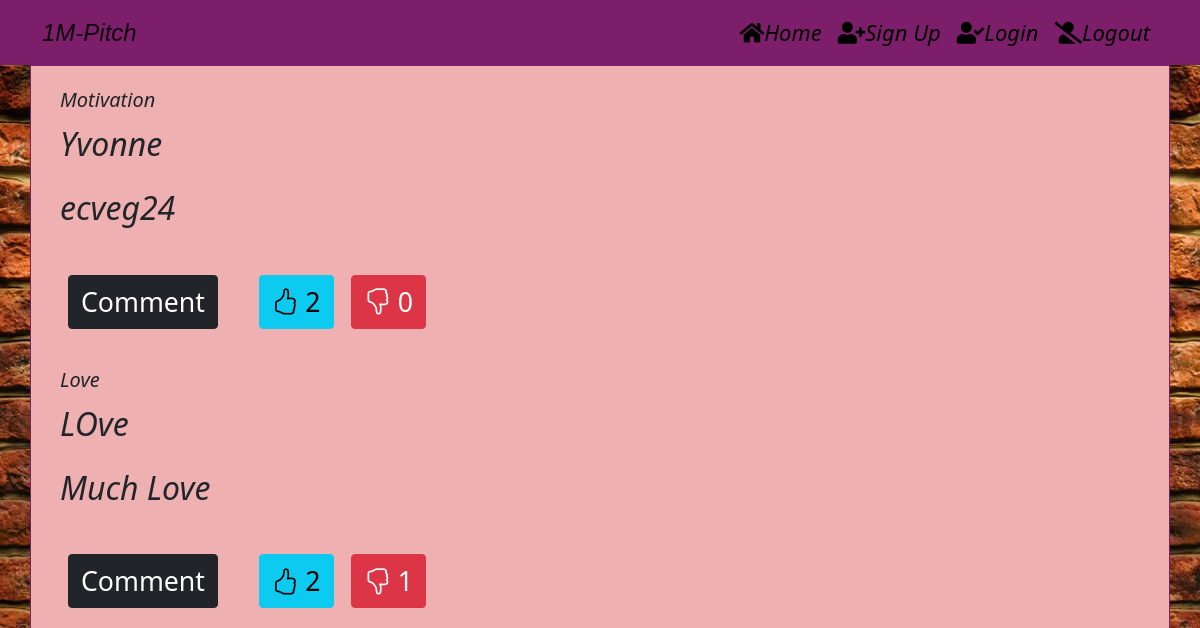
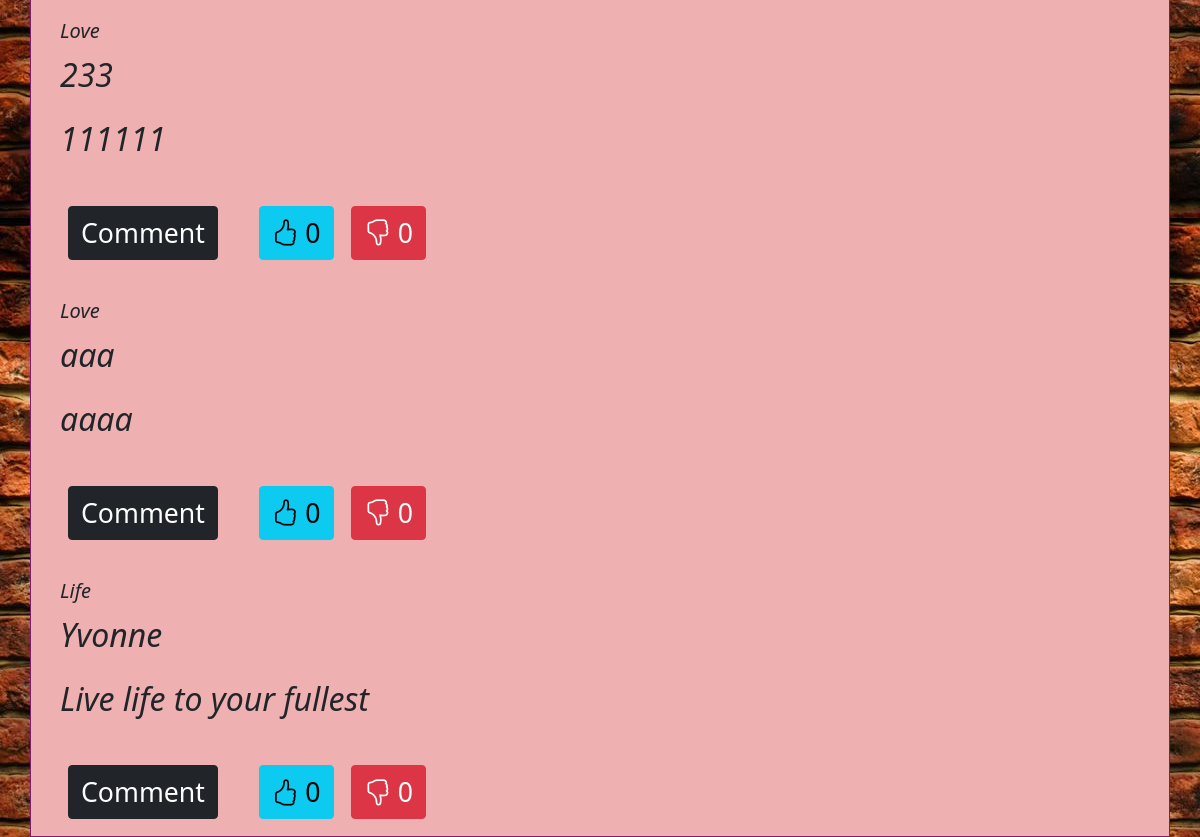
Before: /pitches (signed in) with the older database file (2 pictures, top to bottom).
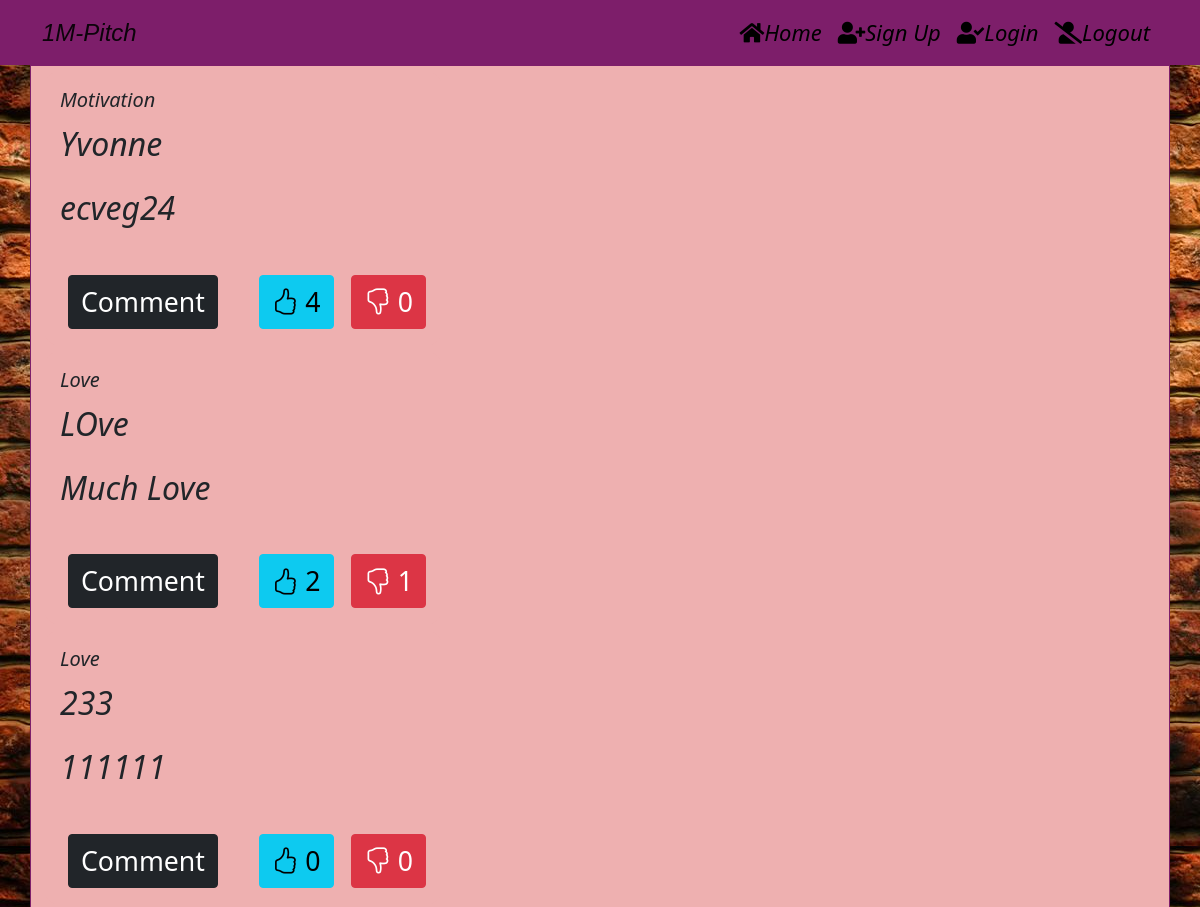
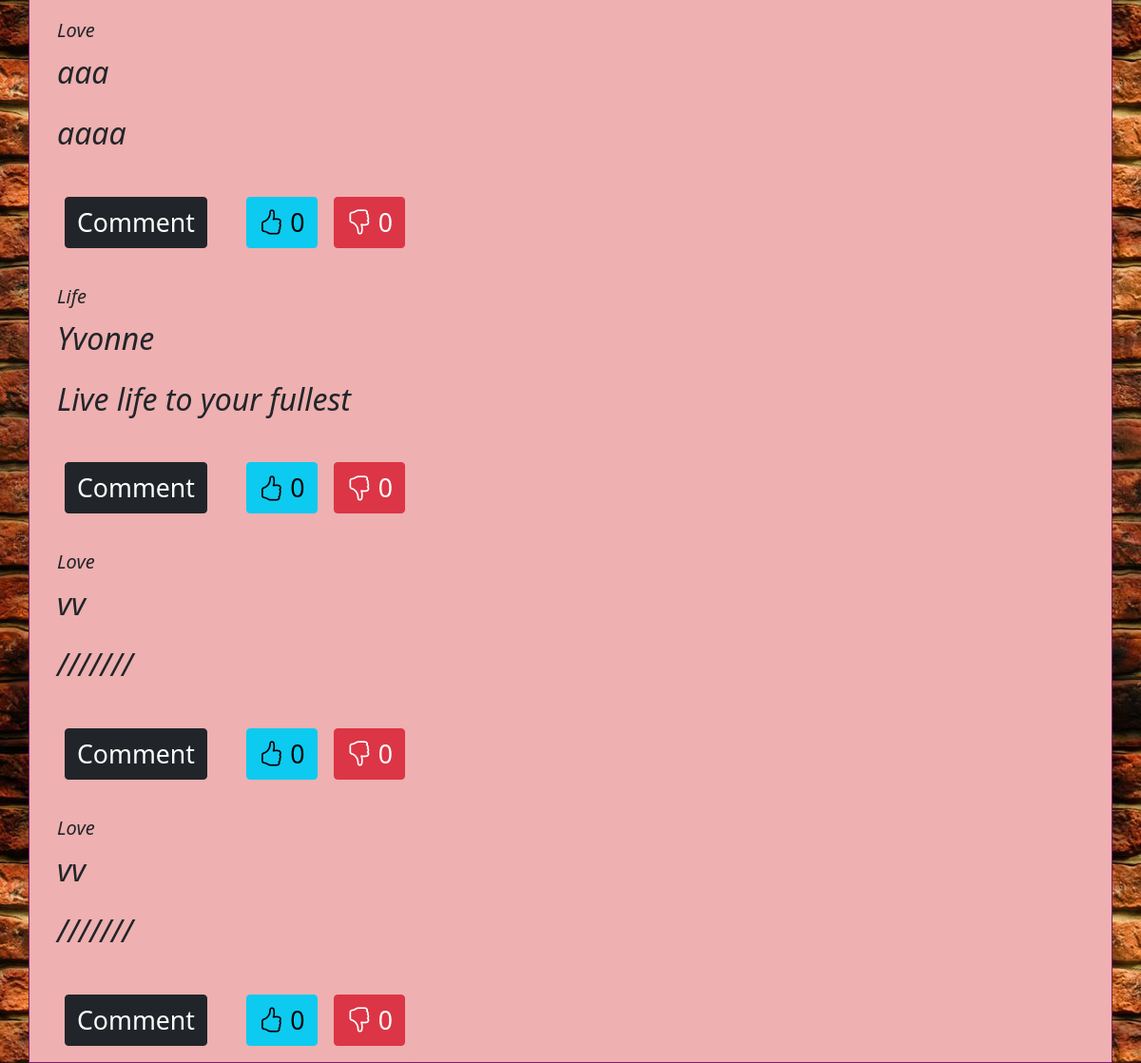
After: the same page with the newer database file (2 pictures, top to bottom).
### app/models.py (models this page shows)
class Pitch(db.Model):
    __table_name__ = 'pitches'
    id = db.Column(db.Integer, primary_key=True)
    title = db.Column(db.String(255), nullable=False)
    category = db.Column(db.String(255), nullable=False)
    content = db.Column(db.String(255), nullable=False)
    user_id = db.Column(db.Integer, db.ForeignKey('user.id'))
    comment = db.relationship('Comment', backref='pitch', lazy='dynamic')
    upvotes = db.relationship('UpVote', backref='pitch', lazy='dynamic')
    downvotes = db.relationship('DownVote', backref='pitch', lazy='dynamic')
    date = db.Column(db.DateTime(timezone=True), default=func.now())

### app/main/views.py (the view)
@main.route('/pitches')
@login_required
def pitches():
    pitches = Pitch.query.all()
    for pitch in pitches:
        print(pitch.content)
    return render_template('display_pitch.html', pitches=pitches)

### app/__init__.py (called while the page is built)
def create_app(config_name):  # a method to instantiate our App
    app = Flask(__name__)
    app.config['SECRET_KEY'] = 'SECRET'
    app.config['SQLALCHEMY_DATABASE_URI'] = f'sqlite:///{DB_NAME}'
    db.init_app(app)  # initialise our db
    mail.init_app(app) # initialize our mail
    login_manager = LoginManager()
    login_manager.login_view = 'auth.login'
    login_manager.init_app(app)
    bootstrap = Bootstrap(app)
    @login_manager.user_loader
    def load_user(user_id):
        return User.query.get(int(user_id))
    app.config.from_object(config_options[config_name])
    from .main import main as main_blueprint
    from .auth import auth as auth_blueprint
    app.register_blueprint(main_blueprint)
    app.register_blueprint(auth_blueprint, url_prefix='/')
    from .models import User, Pitch
    create_database(app)
    return app

### app/templates/display_pitch.html
{% extends 'base.html'%}
{% from 'display_pitch_macro.html' import display_pitches%}
{% block content %}
<div>{{ display_pitches(pitches) }}</div>
{% endblock %}

### app/templates/base.html (shortened to what this page needs)
{% extends 'bootstrap/base.html'%}
     {% block styles %}
    <link href="https://cdn.jsdelivr.net/npm/bootstrap@5.0.2/dist/css/bootstrap.min.css" rel="stylesheet">
    <link rel="stylesheet" href="https://cdn.jsdelivr.net/npm/bootstrap-icons@1.8.1/font/bootstrap-icons.css">
    <link rel="stylesheet" href="https://maxcdn.bootstrapcdn.com/font-awesome/4.4.0/css/font-awesome.min.css">
    <link rel="stylesheet" href="{{ url_for('static', filename='css/styles.css')}}">
    <link rel="stylesheet" href="{{ url_for('static', filename='css/signup.css')}}">
    <link rel="stylesheet" href="{{ url_for('static', filename='css/login.css')}}">
    {% endblock %}
{% block navbar %}
{% include 'navbar.html' %}
{% endblock %}

### app/templates/display_pitch_macro.html
{% extends 'base.html' %}
{% macro display_pitches(pitches) %}
<div class="container pitch">
    <div class="row">
        <div class="col-md-4">
           {% if pitches %}
          {% for pitch in pitches %}
           <div class="card pitchCard" style="width: 25rem;">
                <div class="card-body">
                    <h5 class="card-title">{{pitch.category}}</h5>
                    <p>{{pitch.title}}</p>
                    <p>{{pitch.content}}</p>
                    <div class="footer">
                        <div class="comments">
                            <a href="/comment/{{pitch.id}}"><button class="btn btn-dark">Comment</button></a>
                        </div>
                        <div class="votes">
                            <div class="upvote">
                            <a href="/like/{{pitch.id}}"><button class="btn btn-info"><i class="bi bi-hand-thumbs-up"></i> {{pitch.upvotes.count()}}</button></a>
                        </div>
                        <div class="downvote">
                            <a href="/dislike/{{pitch.id}}"><button class="btn btn-danger"><i class="bi bi-hand-thumbs-down"></i> {{pitch.downvotes.count()}}</button></a>
                        </div>
                        </div>
                    </div>
                </div>
           </div>
          {% endfor %}
         {% endif %}
        </div>
    </div>
</div>
{% endmacro %}

### app/templates/navbar.html (shortened to what this page needs)
<!DOCTYPE html>
<html lang="en">
<head>
  <link rel="stylesheet" href="https://use.fontawesome.com/releases/v5.13.0/css/all.css">
</head>
<body>
<nav class="navbar navbar-expand-lg navbar-light" style="background-color: #7D1E6A">
    <div class="container">
      <a class="navbar-brand" href="#" style="font-family: 'Orbitron', sans-serif; font-size:24px">1M-Pitch</a>
      <div class="collapse navbar-collapse" id="navbarNav">
        <ul class="navbar-nav ms-auto">
            <li class="nav-item">
            <a class="nav-link"  href="/" style="font-size: 22px;"><i class="fa fa-home w3-margin-right"></i>Home</a>
          </li>
          <li class="nav-item">
            <a class="nav-link" href="/sign-up" style="font-size: 22px;"><i class="fa fa-user-plus"></i>Sign Up</a>
          </li>
          <li class="nav-item">
            <a class="nav-link"  href="/login" style="font-size: 22px;"><i class="fa fa-user-check"></i>Login</a>
          </li>
            <li class="nav-item">
            <a class="nav-link" href="/logout" style="font-size: 22px;"><i class="fa fa-user-slash"></i>Logout</a>
          </li>
        </ul>
      </div>
    </div>
  </nav>
</body>
</html>

### app/static/css/styles.css (style rules this page uses)
.navbar { width: 100%; }
.nav-link { color: black !important; }
.card { background-color: #EEB0B0; border: 1px solid #EEB0B0; margin-top: 5px; }
.card-body { padding: 1rem; }
body { font-style: italic; font-size: 2.0rem; background-image: url('static/css/brick.jpg') }
.btn { margin-left: 0.3em; font-size: smaller; margin-top: 1em; }
.pitch { display: flex; align-items: center; justify-content: space-between; border: 1px solid #7D1E6A; background-color: #EEB0B0; }
.footer { display: flex; align-items: center; justify-content: space-between; }
.votes { display: flex; }
.pitchCard { border-radius: 0.5em; }
.downvote { margin-left: 0.3em; }

Changed rows visible on the page:
computed for Pitch "ecveg24": upvotes.count "2" → "4"
added Pitch: category "Love", title "vv", content "///////", upvotes.count "0", downvotes.count "0"
added Pitch: category "Love", title "vv", content "///////", upvotes.count "0", downvotes.count "0"
